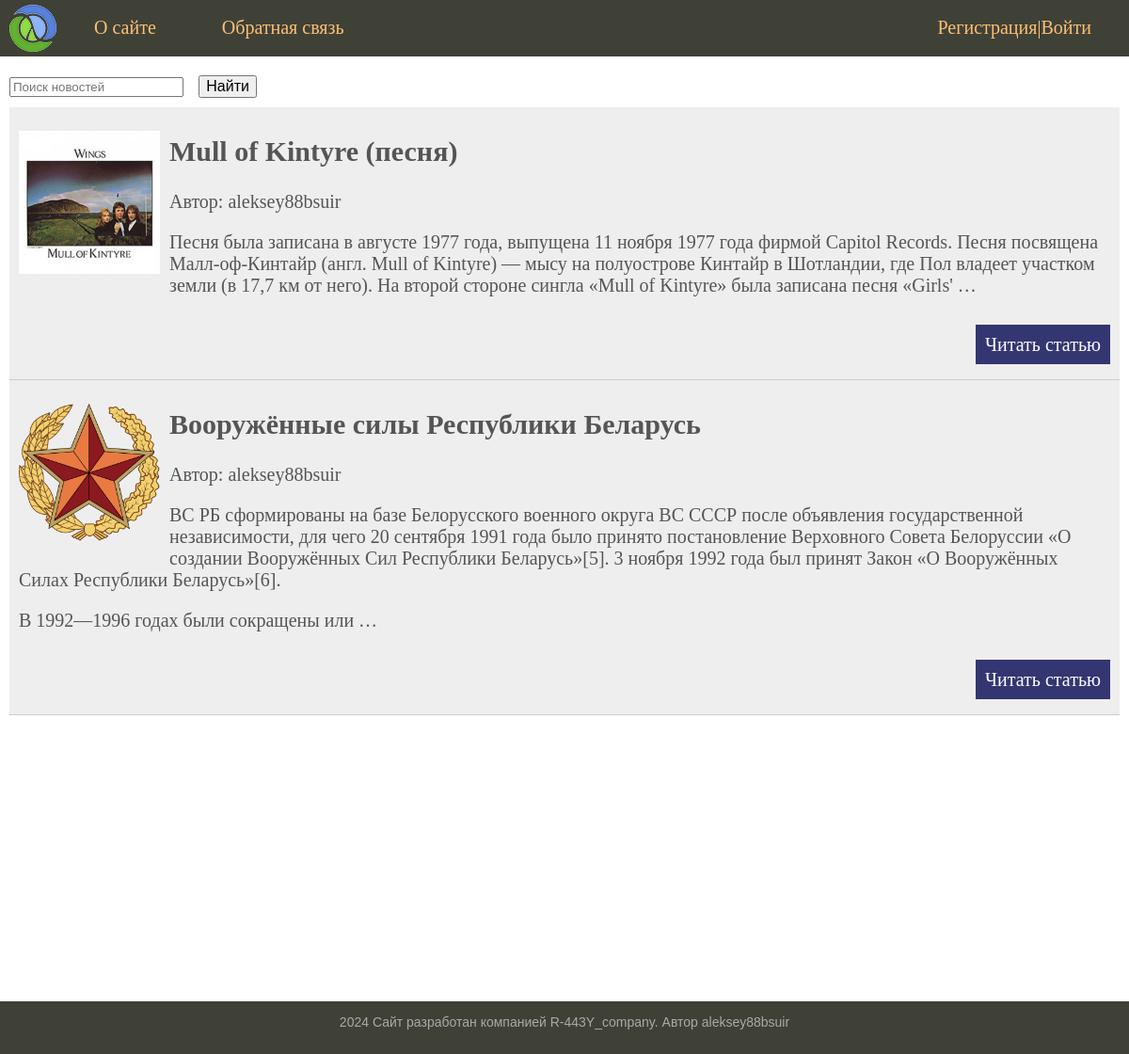
Before: / with the older database file.
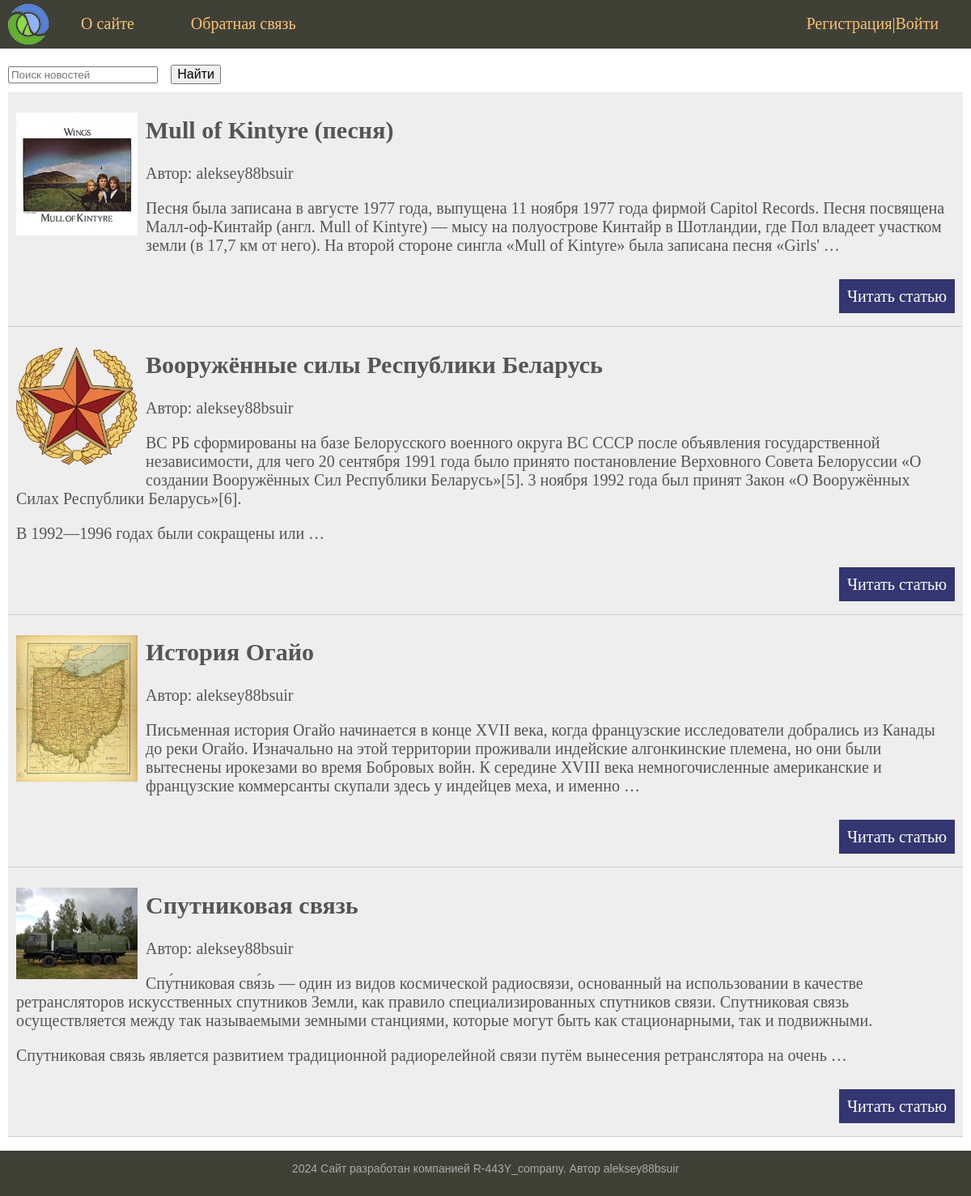
After: the same page with the newer database file.
### articles/models.py (models this page shows, shortened)
class Article(models.Model):
    title = models.CharField(max_length=50)
    author = models.CharField(max_length=30)
    content = models.TextField(blank=True)
    photo = models.ImageField(upload_to='photos')
    is_published = models.BooleanField(default=True)

### articles/views.py (the view)
# urls.py: path('', start_page, name='start_page'),
def start_page(request):
    published_articles = Article.objects.filter(is_published=True)
    context = {'menu': menu,
               'title': 'Главная страница',
               'posts': published_articles,
               }
    return render(request, "articles/index.html", context=context)

### articles/templates/articles/index.html (shortened to what this page needs)
{% extends 'articles/base.html' %}
{% block content %}
<div class="content-text">
<div class="search-field-under">
    <form action="{% url 'search' %}" method="get">
        <input type="search" type="text" name="q" placeholder="Поиск новостей">
        <button class="animated button" type="submit">Найти</button>
    </form>
</div>
<ul class="list-articles">
    {% for post in posts %}
    <li>
        <div class="article-panel">
            {% if post.photo %}
                <p><img class="img-article-left thumb" src="{{ post.photo.url }}"></p>
            {% endif %}
            <h2>{{post.title}}</h2>
            <p class="first">Автор: {{ post.author }}</p>
            <br>
            {% autoescape on %}
                <p>{{ post.content|linebreaks|truncatewords:50 }}</p>
            {% endautoescape %}
            <p class="link-read-post"><a href="{% url 'post' post.pk %}">Читать статью</a> </p>
        </div>
    </li>
    {% endfor %}
</ul>
    {% if request.user.is_authenticated %}
    <h1>Данный текст читает только авторизованный пользователь</h1>
    <br>
    {% else %}
    <p></p><br>
    {% endif %}
</div>
{% endblock content %}

### articles/templates/articles/base.html (shortened to what this page needs)
{% load static %}
<!DOCTYPE html>
<html>
<head>
    <link type="text/css" href="{% static 'articles/css/styles.css' %}" rel="stylesheet"/>
</head>
<body>
    <div class="container">
            {% block mainmenu %}
            <div class="header">
                <ul id="mainmenu" class="mainmenu">
                    <li class="logo"><a href="{% url 'start_page' %}"><div class="logo"></div></a></li>
                        {% for m in menu %}
                            <li><a href="{% url m.url_name %}">{{ m.title }}</a></li>
                        {% endfor %}
                    {% if request.user.is_authenticated %}
                        <li class="last">{{ user.username }} | <a href="{% url 'logout' %}">Выйти</a></li>
                    {% else %}
                        <li class="last"><a href="{% url 'register' %}">Регистрация</a>|<a href="{% url 'login' %}">Войти</a></li>
                    {% endif %}
                </ul>
            </div>
            {% endblock mainmenu %}
                    {% block content %}
                    {% endblock %}
        <div class="footer">
            <p>2024 Сайт разработан компанией R-443Y_company. Автор aleksey88bsuir</p>
        </div>
    </div>
</body>
</html>

### articles/static/articles/css/styles.css (style rules this page uses)
body, html { margin: 0; padding: 0; height: 100%; }
.container { position: relative; min-height: 140vh; }
.footer { position: absolute; bottom: 0; width: 100%; height: 3.5rem; margin-top: auto; box-sizing: border-box; background: #3F4137; padding: 0px; text-align: center; color: #aaa; font-size: 14px; font-family: Verdana, Geneva, Arial, Helvetica; overflow: hidden; }
ul.mainmenu { list-style: none; margin: 0; padding: 0; height: 60px; color: #fdc073; font-size: 20px; overflow: hidden; background: #3F4137; }
ul.mainmenu li { float: left; margin: 18px 40px 0 30px; }
ul.mainmenu li.logo { margin: 0; }
ul.mainmenu li.last { float: right; }
ul.mainmenu li a { color: #fdc073; text-decoration: none; }
.logo { background: url('../images/logo.png') no-repeat 10px 5px; width: 70px; height: 60px; }
.content-text { margin: 0px 0 40 0px; color: #000; font-size: 20px; font-family: Yandex Sans Display Light; padding: 10px; }
.search-field-under { margin: 0px 0 10 0px; color: #000; font-size: 25px; font-family: Yandex Sans Display Light; width: 300px; }
ul.list-articles { list-style: none; margin: 0; padding: 0; }
ul.list-articles li { border-bottom: 1px solid #ccc; }
div.article-panel { background: #eee; padding: 5px 10px 5px 10px; box-sizing: border-box; overflow: hidden; color: #555; }
div.article-panel p.first { margin: 0; float: left; }
img { max-width: 600px; height: auto; }
img.img-article-left { max-width: 300px; height: auto; float: left; padding: 0 10px 10px 0; }
img.img-article-left.thumb { max-width: 150px; height: auto; }
p.link-read-post { text-align: right; }
p.link-read-post a { padding: 10px; min-width: 100px; background: #333671; color: #fff; text-decoration: none; }
.form-label, button[type="submit"] { font-size: 16px; margin: 10px; }
.animated { transition-property: background-color; transition-duration: 3s; }

Changed rows visible on the page:
added Article: photo (picture), title "История Огайо", author "aleksey88bsuir", content "Письменная история Огайо начинается в конце XVII века, когда французские исследователи добрались из Канады до реки Огайо. Изначально на этой территории проживали индейские алгонкинские племена, но они были вытеснены ирокезами во время Бобровых войн. К середине XVIII века немногочисленные американские и французские коммерсанты скупали здесь у индейцев меха, и именно …"
added Article: photo (picture), title "Спутниковая связь", author "aleksey88bsuir", content "Спу́тниковая свя́зь — один из видов космической радиосвязи, основанный на использовании в качестве ретрансляторов искусственных спутников Земли, как правило специализированных спутников связи. Спутниковая связь осуществляется между так называемыми земными станциями, которые могут быть как стационарными, так и подвижными. Спутниковая связь является развитием традиционной радиорелейной связи путём вынесения ретранслятора на очень …"
